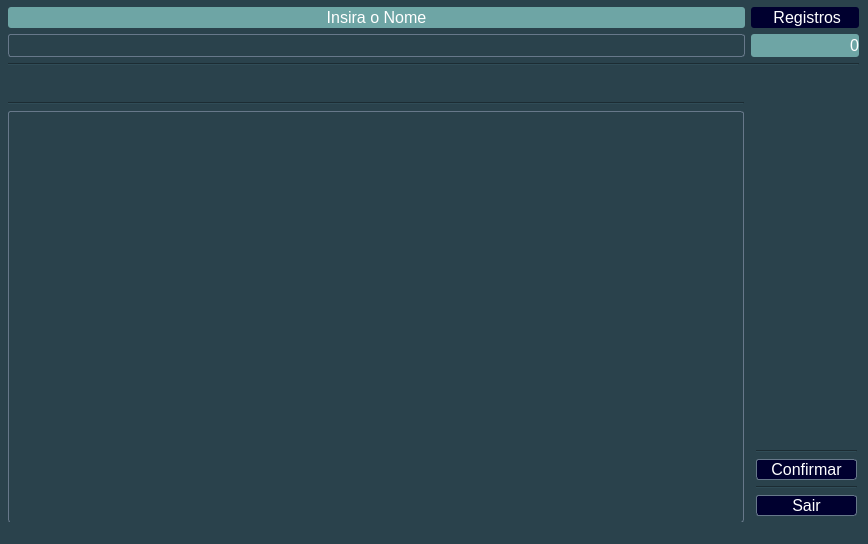
<?xml version="1.0" encoding="UTF-8"?>
<ui version="4.0">
 <class>FrmConsultaClienteListagem</class>
 <widget class="QMainWindow" name="FrmConsultaClienteListagem">
  <property name="windowModality">
   <enum>Qt::ApplicationModal</enum>
  </property>
  <property name="geometry">
   <rect>
    <x>0</x>
    <y>0</y>
    <width>868</width>
    <height>544</height>
   </rect>
  </property>
  <property name="windowTitle">
   <string>Lista de Clientes</string>
  </property>
  <property name="styleSheet">
   <string notr="true">background-color:rgb(42, 66, 76);</string>
  </property>
  <widget class="QWidget" name="centralwidget">
   <widget class="QWidget" name="verticalLayoutWidget_2">
    <property name="geometry">
     <rect>
      <x>8</x>
      <y>102</y>
      <width>736</width>
      <height>421</height>
     </rect>
    </property>
    <layout class="QVBoxLayout" name="verticalLayout_2">
     <item>
      <widget class="Line" name="line_7">
       <property name="orientation">
        <enum>Qt::Horizontal</enum>
       </property>
      </widget>
     </item>
     <item>
      <widget class="QTableView" name="tableView_cliente">
       <property name="font">
        <font>
         <family>MS Shell Dlg 2</family>
         <pointsize>10</pointsize>
         <weight>50</weight>
         <italic>false</italic>
         <bold>false</bold>
        </font>
       </property>
       <property name="focusPolicy">
        <enum>Qt::NoFocus</enum>
       </property>
       <property name="styleSheet">
        <string notr="true">color: rgb(255, 255, 255);
font: 10pt &quot;MS Shell Dlg 2&quot;;
        background-color: transparent;
        border-style: solid;
        border-width: 1px;
        border-color: rgb(103, 120, 138);
border-radius:3px;</string>
       </property>
       <property name="frameShape">
        <enum>QFrame::Box</enum>
       </property>
       <property name="frameShadow">
        <enum>QFrame::Sunken</enum>
       </property>
       <property name="tabKeyNavigation">
        <bool>false</bool>
       </property>
       <property name="alternatingRowColors">
        <bool>false</bool>
       </property>
       <property name="gridStyle">
        <enum>Qt::NoPen</enum>
       </property>
      </widget>
     </item>
    </layout>
   </widget>
   <widget class="QWidget" name="gridLayoutWidget">
    <property name="geometry">
     <rect>
      <x>8</x>
      <y>7</y>
      <width>851</width>
      <height>59</height>
     </rect>
    </property>
    <layout class="QGridLayout" name="gridLayout">
     <item row="2" column="0" colspan="3">
      <widget class="Line" name="line_6">
       <property name="orientation">
        <enum>Qt::Horizontal</enum>
       </property>
      </widget>
     </item>
     <item row="1" column="1" colspan="2">
      <widget class="QLabel" name="total_registros_label">
       <property name="font">
        <font>
         <pointsize>12</pointsize>
        </font>
       </property>
       <property name="styleSheet">
        <string notr="true">color: rgb(255, 255, 255);
background-color:rgb(110, 165, 165);
border-radius:3px</string>
       </property>
       <property name="text">
        <string>0</string>
       </property>
       <property name="alignment">
        <set>Qt::AlignRight|Qt::AlignTrailing|Qt::AlignVCenter</set>
       </property>
      </widget>
     </item>
     <item row="0" column="1" colspan="2">
      <widget class="QLabel" name="cad_cli_00_doc_localiza_label">
       <property name="font">
        <font>
         <pointsize>12</pointsize>
        </font>
       </property>
       <property name="layoutDirection">
        <enum>Qt::LeftToRight</enum>
       </property>
       <property name="styleSheet">
        <string notr="true">color: rgb(255,255, 255);
background-color: rgb(0, 0, 47);
border-radius:3px</string>
       </property>
       <property name="text">
        <string>     Registros    </string>
       </property>
       <property name="alignment">
        <set>Qt::AlignCenter</set>
       </property>
      </widget>
     </item>
     <item row="1" column="0">
      <widget class="QLineEdit" name="cad_cli_00_nome_localiza">
       <property name="font">
        <font>
         <pointsize>12</pointsize>
        </font>
       </property>
       <property name="styleSheet">
        <string notr="true">color: rgb(255, 255, 255);
        background-color: transparent;
        border-style: solid;
        border-width: 1px;
        border-color: rgb(103, 120, 138);
border-radius:3px;</string>
       </property>
       <property name="maxLength">
        <number>62</number>
       </property>
       <property name="alignment">
        <set>Qt::AlignLeading|Qt::AlignLeft|Qt::AlignVCenter</set>
       </property>
      </widget>
     </item>
     <item row="0" column="0">
      <widget class="QLabel" name="cad_cli_00_nome_localiza_label">
       <property name="font">
        <font>
         <pointsize>12</pointsize>
        </font>
       </property>
       <property name="layoutDirection">
        <enum>Qt::LeftToRight</enum>
       </property>
       <property name="styleSheet">
        <string notr="true">color: rgb(255, 255, 255);
background-color:rgb(110, 165, 165);
border-radius:3px</string>
       </property>
       <property name="text">
        <string>Insira o Nome</string>
       </property>
       <property name="alignment">
        <set>Qt::AlignCenter</set>
       </property>
      </widget>
     </item>
    </layout>
   </widget>
   <widget class="QWidget" name="verticalLayoutWidget">
    <property name="geometry">
     <rect>
      <x>756</x>
      <y>450</y>
      <width>101</width>
      <height>77</height>
     </rect>
    </property>
    <layout class="QVBoxLayout" name="verticalLayout">
     <item>
      <widget class="Line" name="line_3">
       <property name="orientation">
        <enum>Qt::Horizontal</enum>
       </property>
      </widget>
     </item>
     <item>
      <widget class="QPushButton" name="btn_cli_listagem">
       <property name="font">
        <font>
         <pointsize>12</pointsize>
        </font>
       </property>
       <property name="cursor">
        <cursorShape>PointingHandCursor</cursorShape>
       </property>
       <property name="styleSheet">
        <string notr="true">QPushButton{
color:rgb(255,255, 255);
background-color: rgb(0, 0, 47);
        border-style: solid;
        border-width: 1px;
        border-color: rgb(103, 120, 138);
border-radius:3px}

QPushButton:hover{
color: rgb(0, 0, 47);
background-color: rgb(192, 206, 255);
        border-style: solid;
        border-width: 1px;
        border-color: rgb(103, 120, 138);
border-radius:3px}

QPushButton:pressed {
    background-color: qradialgradient(cx: 0.5, cy: 0.5, radius: 1, fx: 0.5, fy: 0.5,
        stop: 0 rgb(255, 255, 255));
    border-color: rgb(0, 0, 47);
border-radius:3px}
</string>
       </property>
       <property name="text">
        <string>Confirmar</string>
       </property>
       <property name="icon">
        <iconset>
         <normaloff>../../Users/Usuario/imagens/icon-add.png</normaloff>../../Users/Usuario/imagens/icon-add.png</iconset>
       </property>
      </widget>
     </item>
     <item>
      <widget class="Line" name="line">
       <property name="orientation">
        <enum>Qt::Horizontal</enum>
       </property>
      </widget>
     </item>
     <item>
      <widget class="QPushButton" name="btn_cli_sair">
       <property name="font">
        <font>
         <pointsize>12</pointsize>
        </font>
       </property>
       <property name="cursor">
        <cursorShape>PointingHandCursor</cursorShape>
       </property>
       <property name="styleSheet">
        <string notr="true">QPushButton{
color:rgb(255,255, 255);
background-color: rgb(0, 0, 47);
        border-style: solid;
        border-width: 1px;
        border-color: rgb(103, 120, 138);
border-radius:3px}

QPushButton:hover{
color: rgb(0, 0, 47);
background-color: rgb(192, 206, 255);
        border-style: solid;
        border-width: 1px;
        border-color: rgb(103, 120, 138);
border-radius:3px}

QPushButton:pressed {
    background-color: qradialgradient(cx: 0.5, cy: 0.5, radius: 1, fx: 0.5, fy: 0.5,
        stop: 0 rgb(255, 255, 255));
    border-color: rgb(0, 0, 47);
border-radius:3px}

</string>
       </property>
       <property name="text">
        <string>Sair</string>
       </property>
       <property name="icon">
        <iconset>
         <normaloff>../../Users/Usuario/imagens/icons-sinal-saída.png</normaloff>../../Users/Usuario/imagens/icons-sinal-saída.png</iconset>
       </property>
      </widget>
     </item>
     <item>
      <widget class="Line" name="line_2">
       <property name="orientation">
        <enum>Qt::Horizontal</enum>
       </property>
      </widget>
     </item>
    </layout>
   </widget>
  </widget>
  <widget class="QStatusBar" name="statusbar"/>
 </widget>
 <resources/>
 <connections/>
</ui>
